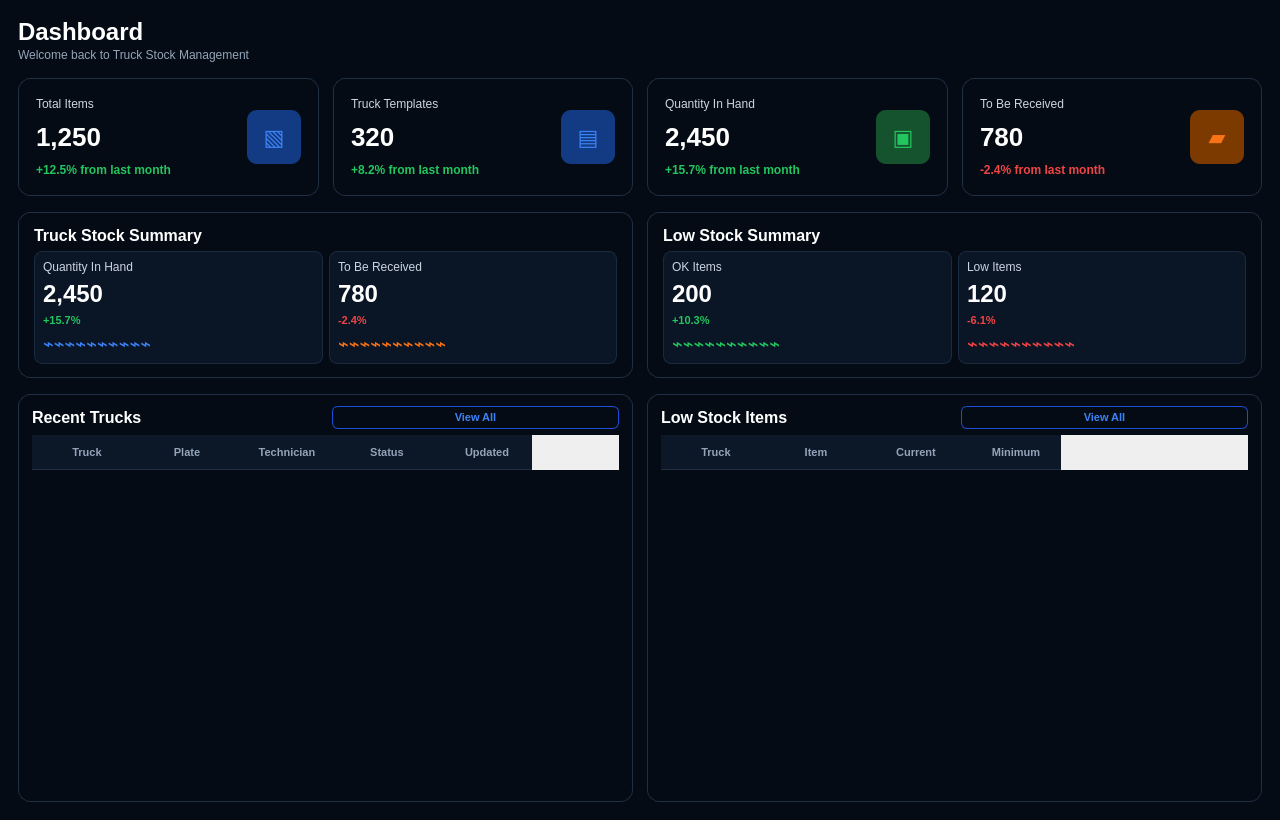
<?xml version="1.0" encoding="UTF-8"?>
<ui version="4.0">
	<class>TruckStockDashboardPageClass</class>
	<widget class="QWidget" name="TruckStockDashboardPageClass">
		<property name="geometry">
			<rect>
				<x>0</x>
				<y>0</y>
				<width>1280</width>
				<height>820</height>
			</rect>
		</property>
		<property name="windowTitle">
			<string>Truck Stock Dashboard</string>
		</property>
		<property name="styleSheet">
			<string notr="true">
				QWidget#TruckStockDashboardPageClass {
				background-color: #050B14;
				color: #FFFFFF;
				font-family: "Segoe UI";
				}

				QLabel {
				background: transparent;
				color: #FFFFFF;
				}

				QLabel#pageTitle {
				font-size: 24px;
				font-weight: 800;
				}

				QLabel#subtitleLabel {
				font-size: 12px;
				color: #94A3B8;
				}

				QWidget#metricCard1,
				QWidget#metricCard2,
				QWidget#metricCard3,
				QWidget#metricCard4,
				QWidget#itemSummaryCard,
				QWidget#assetSummaryCard,
				QWidget#recentItemsCard,
				QWidget#lowStockCard {
				background: qlineargradient(
				x1:0, y1:0, x2:1, y2:1,
				stop:0 #0B1626,
				stop:1 #091322
				);
				border: 1px solid #1E2F46;
				border-radius: 12px;
				}

				QLabel#metricTitle1,
				QLabel#metricTitle2,
				QLabel#metricTitle3,
				QLabel#metricTitle4 {
				font-size: 12px;
				color: #CBD5E1;
				}

				QLabel#metricValue1,
				QLabel#metricValue2,
				QLabel#metricValue3,
				QLabel#metricValue4 {
				font-size: 26px;
				font-weight: 800;
				color: #FFFFFF;
				}

				QLabel#positiveLabel1,
				QLabel#positiveLabel2,
				QLabel#positiveLabel3 {
				font-size: 12px;
				color: #22C55E;
				font-weight: 700;
				}

				QLabel#negativeLabel1 {
				font-size: 12px;
				color: #EF4444;
				font-weight: 700;
				}

				QLabel#cardTitle1,
				QLabel#cardTitle2,
				QLabel#cardTitle3,
				QLabel#cardTitle4 {
				font-size: 16px;
				font-weight: 800;
				}

				QPushButton#viewAllItemsButton,
				QPushButton#viewAllLowStockButton {
				background: transparent;
				border: 1px solid #1D4ED8;
				border-radius: 6px;
				color: #3B82F6;
				padding: 4px 10px;
				font-size: 11px;
				font-weight: 600;
				}

				QPushButton#viewAllItemsButton:hover,
				QPushButton#viewAllLowStockButton:hover {
				background-color: #102A5C;
				}

				QTableWidget {
				background-color: transparent;
				border: none;
				color: #E5EEF8;
				gridline-color: transparent;
				outline: none;
				font-size: 12px;
				}

				QHeaderView::section {
				background-color: #0C1728;
				color: #94A3B8;
				border: none;
				border-bottom: 1px solid #1F2E45;
				padding-left: 10px;
				height: 34px;
				font-size: 11px;
				font-weight: 700;
				}

				QTableWidget::item {
				border-bottom: 1px solid #132238;
				padding-left: 10px;
				height: 34px;
				}

				QTableWidget::item:selected {
				background-color: #132238;
				}

				QWidget#blueIconBox,
				QWidget#blueIconBox2 {
				background-color: #123B83;
				border-radius: 10px;
				}

				QWidget#greenIconBox {
				background-color: #14532D;
				border-radius: 10px;
				}

				QWidget#orangeIconBox {
				background-color: #7C3A00;
				border-radius: 10px;
				}

				QLabel#blueIconLabel,
				QLabel#blueIconLabel2,
				QLabel#greenIconLabel,
				QLabel#orangeIconLabel {
				font-size: 22px;
				font-weight: 800;
				}

				QLabel#blueIconLabel,
				QLabel#blueIconLabel2 {
				color: #3B82F6;
				}

				QLabel#greenIconLabel {
				color: #22C55E;
				}

				QLabel#orangeIconLabel {
				color: #F97316;
				}

				QWidget#miniSummaryBox1,
				QWidget#miniSummaryBox2,
				QWidget#miniSummaryBox3,
				QWidget#miniSummaryBox4 {
				background-color: #0A1525;
				border: 1px solid #1A2A40;
				border-radius: 8px;
				}

				QLabel#summarySmallLabel1,
				QLabel#summarySmallLabel2,
				QLabel#summarySmallLabel3,
				QLabel#summarySmallLabel4 {
				color: #CBD5E1;
				font-size: 12px;
				}

				QLabel#summaryValue1,
				QLabel#summaryValue2,
				QLabel#summaryValue3,
				QLabel#summaryValue4 {
				color: #FFFFFF;
				font-size: 24px;
				font-weight: 800;
				}

				QLabel#summaryPositive1,
				QLabel#summaryPositive2 {
				color: #22C55E;
				font-size: 11px;
				font-weight: 700;
				}

				QLabel#summaryNegative1,
				QLabel#summaryNegative2 {
				color: #EF4444;
				font-size: 11px;
				font-weight: 700;
				}

				QLabel#blueSparkline,
				QLabel#orangeSparkline,
				QLabel#greenSparkline,
				QLabel#redSparkline {
				font-size: 18px;
				font-weight: 700;
				}

				QLabel#blueSparkline {
				color: #3B82F6;
				}

				QLabel#orangeSparkline {
				color: #F97316;
				}

				QLabel#greenSparkline {
				color: #22C55E;
				}

				QLabel#redSparkline {
				color: #EF4444;
				}
			</string>
		</property>

		<layout class="QVBoxLayout" name="rootLayout">
			<property name="leftMargin">
				<number>18</number>
			</property>
			<property name="topMargin">
				<number>18</number>
			</property>
			<property name="rightMargin">
				<number>18</number>
			</property>
			<property name="bottomMargin">
				<number>18</number>
			</property>
			<property name="spacing">
				<number>16</number>
			</property>

			<item>
				<layout class="QVBoxLayout" name="titleLayout">
					<property name="spacing">
						<number>2</number>
					</property>
					<item>
						<widget class="QLabel" name="pageTitle">
							<property name="text">
								<string>Dashboard</string>
							</property>
						</widget>
					</item>
					<item>
						<widget class="QLabel" name="subtitleLabel">
							<property name="text">
								<string>Welcome back to Truck Stock Management</string>
							</property>
						</widget>
					</item>
				</layout>
			</item>

			<item>
				<layout class="QHBoxLayout" name="metricsLayout">
					<property name="spacing">
						<number>14</number>
					</property>

					<item>
						<widget class="QWidget" name="metricCard1" native="true">
							<property name="minimumSize">
								<size>
									<width>0</width>
									<height>118</height>
								</size>
							</property>
							<layout class="QHBoxLayout" name="metricCardLayout1">
								<property name="leftMargin">
									<number>18</number>
								</property>
								<property name="topMargin">
									<number>14</number>
								</property>
								<property name="rightMargin">
									<number>18</number>
								</property>
								<property name="bottomMargin">
									<number>14</number>
								</property>
								<item>
									<layout class="QVBoxLayout" name="metricTextLayout1">
										<item>
											<widget class="QLabel" name="metricTitle1">
												<property name="text">
													<string>Total Items</string>
												</property>
											</widget>
										</item>
										<item>
											<widget class="QLabel" name="metricValue1">
												<property name="text">
													<string>1,250</string>
												</property>
											</widget>
										</item>
										<item>
											<widget class="QLabel" name="positiveLabel1">
												<property name="text">
													<string>+12.5% from last month</string>
												</property>
											</widget>
										</item>
									</layout>
								</item>
								<item>
									<widget class="QWidget" name="blueIconBox" native="true">
										<property name="minimumSize">
											<size>
												<width>54</width>
												<height>54</height>
											</size>
										</property>
										<property name="maximumSize">
											<size>
												<width>54</width>
												<height>54</height>
											</size>
										</property>
										<layout class="QVBoxLayout" name="blueIconLayout">
											<item>
												<widget class="QLabel" name="blueIconLabel">
													<property name="alignment">
														<set>Qt::AlignCenter</set>
													</property>
													<property name="text">
														<string>▧</string>
													</property>
												</widget>
											</item>
										</layout>
									</widget>
								</item>
							</layout>
						</widget>
					</item>

					<item>
						<widget class="QWidget" name="metricCard2" native="true">
							<layout class="QHBoxLayout" name="metricCardLayout2">
								<property name="leftMargin">
									<number>18</number>
								</property>
								<property name="topMargin">
									<number>14</number>
								</property>
								<property name="rightMargin">
									<number>18</number>
								</property>
								<property name="bottomMargin">
									<number>14</number>
								</property>
								<item>
									<layout class="QVBoxLayout" name="metricTextLayout2">
										<item>
											<widget class="QLabel" name="metricTitle2">
												<property name="text">
													<string>Truck Templates</string>
												</property>
											</widget>
										</item>
										<item>
											<widget class="QLabel" name="metricValue2">
												<property name="text">
													<string>320</string>
												</property>
											</widget>
										</item>
										<item>
											<widget class="QLabel" name="positiveLabel2">
												<property name="text">
													<string>+8.2% from last month</string>
												</property>
											</widget>
										</item>
									</layout>
								</item>
								<item>
									<widget class="QWidget" name="blueIconBox2" native="true">
										<property name="minimumSize">
											<size>
												<width>54</width>
												<height>54</height>
											</size>
										</property>
										<property name="maximumSize">
											<size>
												<width>54</width>
												<height>54</height>
											</size>
										</property>
										<layout class="QVBoxLayout" name="blueIconLayout2">
											<item>
												<widget class="QLabel" name="blueIconLabel2">
													<property name="alignment">
														<set>Qt::AlignCenter</set>
													</property>
													<property name="text">
														<string>▤</string>
													</property>
												</widget>
											</item>
										</layout>
									</widget>
								</item>
							</layout>
						</widget>
					</item>

					<item>
						<widget class="QWidget" name="metricCard3" native="true">
							<layout class="QHBoxLayout" name="metricCardLayout3">
								<property name="leftMargin">
									<number>18</number>
								</property>
								<property name="topMargin">
									<number>14</number>
								</property>
								<property name="rightMargin">
									<number>18</number>
								</property>
								<property name="bottomMargin">
									<number>14</number>
								</property>
								<item>
									<layout class="QVBoxLayout" name="metricTextLayout3">
										<item>
											<widget class="QLabel" name="metricTitle3">
												<property name="text">
													<string>Quantity In Hand</string>
												</property>
											</widget>
										</item>
										<item>
											<widget class="QLabel" name="metricValue3">
												<property name="text">
													<string>2,450</string>
												</property>
											</widget>
										</item>
										<item>
											<widget class="QLabel" name="positiveLabel3">
												<property name="text">
													<string>+15.7% from last month</string>
												</property>
											</widget>
										</item>
									</layout>
								</item>
								<item>
									<widget class="QWidget" name="greenIconBox" native="true">
										<property name="minimumSize">
											<size>
												<width>54</width>
												<height>54</height>
											</size>
										</property>
										<property name="maximumSize">
											<size>
												<width>54</width>
												<height>54</height>
											</size>
										</property>
										<layout class="QVBoxLayout" name="greenIconLayout">
											<item>
												<widget class="QLabel" name="greenIconLabel">
													<property name="alignment">
														<set>Qt::AlignCenter</set>
													</property>
													<property name="text">
														<string>▣</string>
													</property>
												</widget>
											</item>
										</layout>
									</widget>
								</item>
							</layout>
						</widget>
					</item>

					<item>
						<widget class="QWidget" name="metricCard4" native="true">
							<layout class="QHBoxLayout" name="metricCardLayout4">
								<property name="leftMargin">
									<number>18</number>
								</property>
								<property name="topMargin">
									<number>14</number>
								</property>
								<property name="rightMargin">
									<number>18</number>
								</property>
								<property name="bottomMargin">
									<number>14</number>
								</property>
								<item>
									<layout class="QVBoxLayout" name="metricTextLayout4">
										<item>
											<widget class="QLabel" name="metricTitle4">
												<property name="text">
													<string>To Be Received</string>
												</property>
											</widget>
										</item>
										<item>
											<widget class="QLabel" name="metricValue4">
												<property name="text">
													<string>780</string>
												</property>
											</widget>
										</item>
										<item>
											<widget class="QLabel" name="negativeLabel1">
												<property name="text">
													<string>-2.4% from last month</string>
												</property>
											</widget>
										</item>
									</layout>
								</item>
								<item>
									<widget class="QWidget" name="orangeIconBox" native="true">
										<property name="minimumSize">
											<size>
												<width>54</width>
												<height>54</height>
											</size>
										</property>
										<property name="maximumSize">
											<size>
												<width>54</width>
												<height>54</height>
											</size>
										</property>
										<layout class="QVBoxLayout" name="orangeIconLayout">
											<item>
												<widget class="QLabel" name="orangeIconLabel">
													<property name="alignment">
														<set>Qt::AlignCenter</set>
													</property>
													<property name="text">
														<string>▰</string>
													</property>
												</widget>
											</item>
										</layout>
									</widget>
								</item>
							</layout>
						</widget>
					</item>
				</layout>
			</item>

			<item>
				<layout class="QHBoxLayout" name="summaryLayout">
					<property name="spacing">
						<number>14</number>
					</property>

					<item>
						<widget class="QWidget" name="itemSummaryCard" native="true">
							<layout class="QVBoxLayout" name="itemSummaryLayout">
								<property name="leftMargin">
									<number>16</number>
								</property>
								<property name="topMargin">
									<number>14</number>
								</property>
								<property name="rightMargin">
									<number>16</number>
								</property>
								<property name="bottomMargin">
									<number>14</number>
								</property>
								<item>
									<widget class="QLabel" name="cardTitle1">
										<property name="text">
											<string>Truck Stock Summary</string>
										</property>
									</widget>
								</item>
								<item>
									<layout class="QHBoxLayout" name="itemSummaryInnerLayout">
										<item>
											<widget class="QWidget" name="miniSummaryBox1" native="true">
												<layout class="QVBoxLayout" name="miniSummaryLayout1">
													<item>
														<widget class="QLabel" name="summarySmallLabel1">
															<property name="text">
																<string>Quantity In Hand</string>
															</property>
														</widget>
													</item>
													<item>
														<widget class="QLabel" name="summaryValue1">
															<property name="text">
																<string>2,450</string>
															</property>
														</widget>
													</item>
													<item>
														<widget class="QLabel" name="summaryPositive1">
															<property name="text">
																<string>+15.7%</string>
															</property>
														</widget>
													</item>
													<item>
														<widget class="QLabel" name="blueSparkline">
															<property name="text">
																<string>⌁⌁⌁⌁⌁⌁⌁⌁⌁⌁</string>
															</property>
														</widget>
													</item>
												</layout>
											</widget>
										</item>
										<item>
											<widget class="QWidget" name="miniSummaryBox2" native="true">
												<layout class="QVBoxLayout" name="miniSummaryLayout2">
													<item>
														<widget class="QLabel" name="summarySmallLabel2">
															<property name="text">
																<string>To Be Received</string>
															</property>
														</widget>
													</item>
													<item>
														<widget class="QLabel" name="summaryValue2">
															<property name="text">
																<string>780</string>
															</property>
														</widget>
													</item>
													<item>
														<widget class="QLabel" name="summaryNegative1">
															<property name="text">
																<string>-2.4%</string>
															</property>
														</widget>
													</item>
													<item>
														<widget class="QLabel" name="orangeSparkline">
															<property name="text">
																<string>⌁⌁⌁⌁⌁⌁⌁⌁⌁⌁</string>
															</property>
														</widget>
													</item>
												</layout>
											</widget>
										</item>
									</layout>
								</item>
							</layout>
						</widget>
					</item>

					<item>
						<widget class="QWidget" name="assetSummaryCard" native="true">
							<layout class="QVBoxLayout" name="assetSummaryLayout">
								<property name="leftMargin">
									<number>16</number>
								</property>
								<property name="topMargin">
									<number>14</number>
								</property>
								<property name="rightMargin">
									<number>16</number>
								</property>
								<property name="bottomMargin">
									<number>14</number>
								</property>
								<item>
									<widget class="QLabel" name="cardTitle2">
										<property name="text">
											<string>Low Stock Summary</string>
										</property>
									</widget>
								</item>
								<item>
									<layout class="QHBoxLayout" name="assetSummaryInnerLayout">
										<item>
											<widget class="QWidget" name="miniSummaryBox3" native="true">
												<layout class="QVBoxLayout" name="miniSummaryLayout3">
													<item>
														<widget class="QLabel" name="summarySmallLabel3">
															<property name="text">
																<string>OK Items</string>
															</property>
														</widget>
													</item>
													<item>
														<widget class="QLabel" name="summaryValue3">
															<property name="text">
																<string>200</string>
															</property>
														</widget>
													</item>
													<item>
														<widget class="QLabel" name="summaryPositive2">
															<property name="text">
																<string>+10.3%</string>
															</property>
														</widget>
													</item>
													<item>
														<widget class="QLabel" name="greenSparkline">
															<property name="text">
																<string>⌁⌁⌁⌁⌁⌁⌁⌁⌁⌁</string>
															</property>
														</widget>
													</item>
												</layout>
											</widget>
										</item>
										<item>
											<widget class="QWidget" name="miniSummaryBox4" native="true">
												<layout class="QVBoxLayout" name="miniSummaryLayout4">
													<item>
														<widget class="QLabel" name="summarySmallLabel4">
															<property name="text">
																<string>Low Items</string>
															</property>
														</widget>
													</item>
													<item>
														<widget class="QLabel" name="summaryValue4">
															<property name="text">
																<string>120</string>
															</property>
														</widget>
													</item>
													<item>
														<widget class="QLabel" name="summaryNegative2">
															<property name="text">
																<string>-6.1%</string>
															</property>
														</widget>
													</item>
													<item>
														<widget class="QLabel" name="redSparkline">
															<property name="text">
																<string>⌁⌁⌁⌁⌁⌁⌁⌁⌁⌁</string>
															</property>
														</widget>
													</item>
												</layout>
											</widget>
										</item>
									</layout>
								</item>
							</layout>
						</widget>
					</item>
				</layout>
			</item>

			<item>
				<layout class="QHBoxLayout" name="tablesLayout">
					<property name="spacing">
						<number>14</number>
					</property>

					<item>
						<widget class="QWidget" name="recentItemsCard" native="true">
							<layout class="QVBoxLayout" name="recentItemsLayout">
								<property name="leftMargin">
									<number>14</number>
								</property>
								<property name="topMargin">
									<number>12</number>
								</property>
								<property name="rightMargin">
									<number>14</number>
								</property>
								<property name="bottomMargin">
									<number>12</number>
								</property>

								<item>
									<layout class="QHBoxLayout" name="recentItemsHeaderLayout">
										<item>
											<widget class="QLabel" name="cardTitle3">
												<property name="text">
													<string>Recent Trucks</string>
												</property>
											</widget>
										</item>
										<item>
											<spacer name="recentItemsHeaderSpacer">
												<property name="orientation">
													<enum>Qt::Horizontal</enum>
												</property>
											</spacer>
										</item>
										<item>
											<widget class="QPushButton" name="viewAllItemsButton">
												<property name="text">
													<string>View All</string>
												</property>
											</widget>
										</item>
									</layout>
								</item>

								<item>
									<widget class="QTableWidget" name="recentTrucksTable">
										<property name="columnCount">
											<number>5</number>
										</property>
										<property name="rowCount">
											<number>0</number>
										</property>
										<column>
											<property name="text">
												<string>Truck</string>
											</property>
										</column>
										<column>
											<property name="text">
												<string>Plate</string>
											</property>
										</column>
										<column>
											<property name="text">
												<string>Technician</string>
											</property>
										</column>
										<column>
											<property name="text">
												<string>Status</string>
											</property>
										</column>
										<column>
											<property name="text">
												<string>Updated</string>
											</property>
										</column>
									</widget>
								</item>
							</layout>
						</widget>
					</item>

					<item>
						<widget class="QWidget" name="lowStockCard" native="true">
							<layout class="QVBoxLayout" name="lowStockLayout">
								<property name="leftMargin">
									<number>14</number>
								</property>
								<property name="topMargin">
									<number>12</number>
								</property>
								<property name="rightMargin">
									<number>14</number>
								</property>
								<property name="bottomMargin">
									<number>12</number>
								</property>

								<item>
									<layout class="QHBoxLayout" name="lowStockHeaderLayout">
										<item>
											<widget class="QLabel" name="cardTitle4">
												<property name="text">
													<string>Low Stock Items</string>
												</property>
											</widget>
										</item>
										<item>
											<spacer name="lowStockHeaderSpacer">
												<property name="orientation">
													<enum>Qt::Horizontal</enum>
												</property>
											</spacer>
										</item>
										<item>
											<widget class="QPushButton" name="viewAllLowStockButton">
												<property name="text">
													<string>View All</string>
												</property>
											</widget>
										</item>
									</layout>
								</item>

								<item>
									<widget class="QTableWidget" name="lowStockTable">
										<property name="columnCount">
											<number>4</number>
										</property>
										<property name="rowCount">
											<number>0</number>
										</property>
										<column>
											<property name="text">
												<string>Truck</string>
											</property>
										</column>
										<column>
											<property name="text">
												<string>Item</string>
											</property>
										</column>
										<column>
											<property name="text">
												<string>Current</string>
											</property>
										</column>
										<column>
											<property name="text">
												<string>Minimum</string>
											</property>
										</column>
									</widget>
								</item>
							</layout>
						</widget>
					</item>
				</layout>
			</item>
		</layout>
	</widget>
	<resources/>
	<connections/>
</ui>
